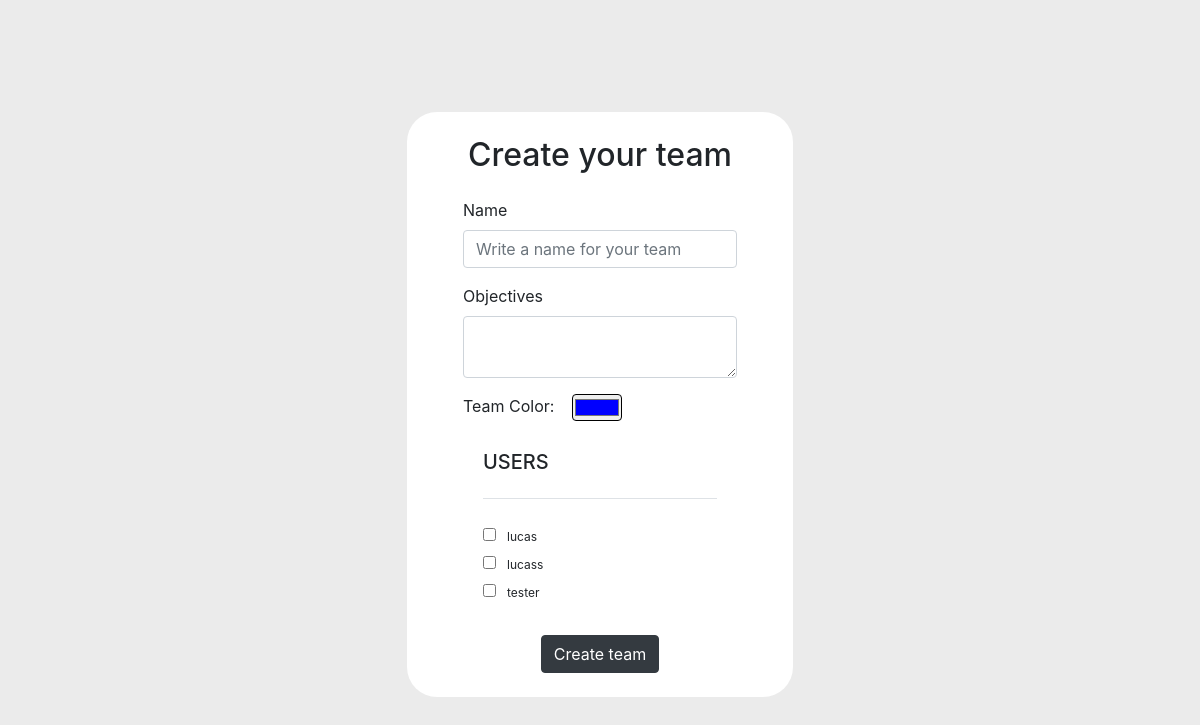
/create_team, run on an earlier commit of the app's database.
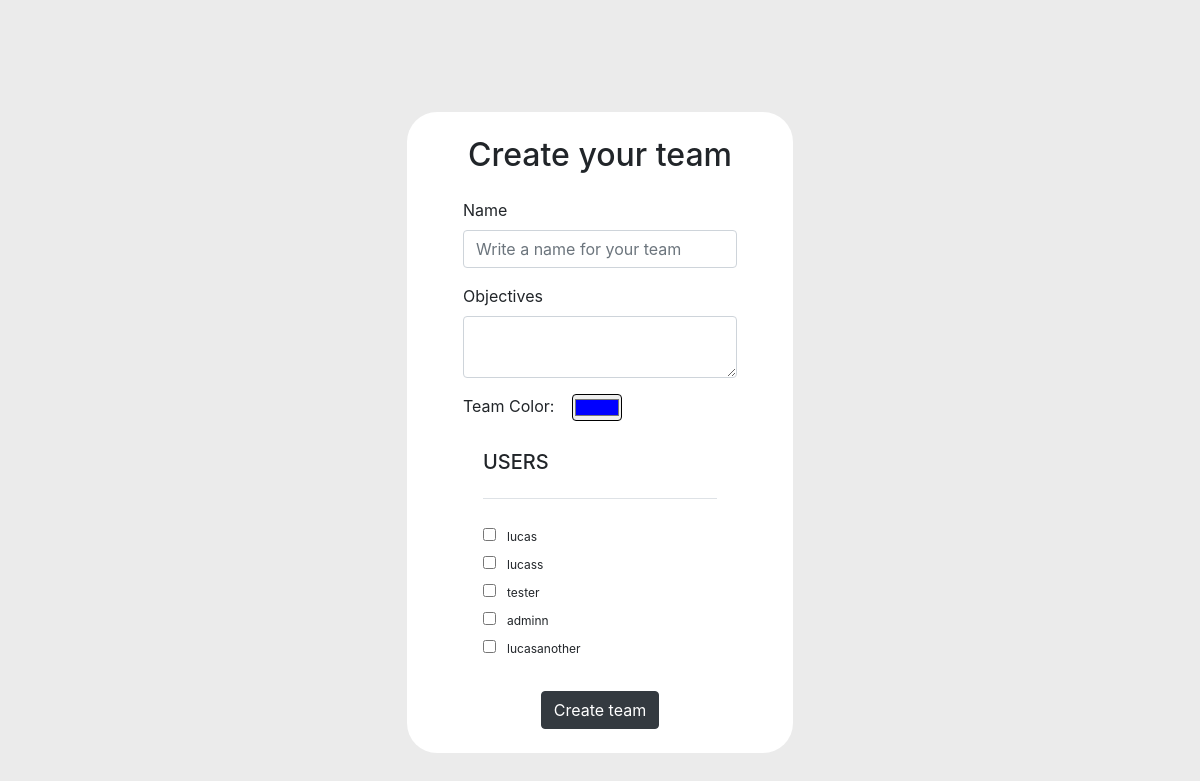
And on a later commit of the database.
### network/models.py (models this page shows)
class User(AbstractUser):
    pass

### network/views.py (the view, shortened to what this page needs)
# urls.py: path("create_team", views.create_team, name="create_team")
def create_team(request):
    if request.method == "GET":
        registered_users = User.objects.all()
        registered_list = [{"username": user.username} for user in registered_users]
        objects = {
            "registered_list": registered_list
        }
        return render(request, "network/create_team.html", objects)

### network/templates/network/create_team.html (shortened to what this page needs)
{% extends "network/layout.html" %}
{% load static %}
{% block body %}
  <div class="pt-3"></div>
  <div class="container form_card m-auto px-5 py-3">
    <form id="create_team" action="{% url 'create_team' %}" method="post" class="m-2">
      <h2 class="pb-3">Create your team</h2>
      <div class="form-group">
        <label for="team_input">Name</label>
        <input type="text" class="form-control" id="team_input" name="team_name" placeholder="Write a name for your team"  maxlength="15">
      </div>
      <div class="form-group">
          <label for="objective_input">Objectives</label>
          <textarea class="form-control" id="objective_input" name="team_objective" rows="2"></textarea>
      </div>
      <div class="form-group d-flex">
        <label for="colorpicker">Team Color: &nbsp;&nbsp;&nbsp;</label>
        <input class="rounded" type="color" id="colorpicker" name="team_color" value="#0000ff">
      </div>
      <div class="card-body pt-2">
        <div class="d-flex align-items-center mb-4 pb-4 border-bottom">
            <div class="ms-3">
                <h5 class="text-uppercase fw-weight-bold mb-0">Users</h5>
            </div>
        </div>
        <div id="user_checkbox">
          {% for user in registered_list %}
            <div class="form-check mb-1">
                <input class="form-check-input" id="flexCheck1" name="user[]" value="{{ user.username }}" type="checkbox">
                <label class="form-check-label" for="flexCheck1"><span class="fst-italic pl-1">{{ user.username }}</span></label>
            </div>
          {% endfor %}
        </div>
      </div>
      <div class="d-flex justify-content-center pt-2">
        <button type="submit" class="btn btn-dark">Create team</button>
      </div>
    </form>
  </div>
{% endblock %}

What changed in the data, as far as the page shows it:
added User: username "adminn"
added User: username "lucasanother"
